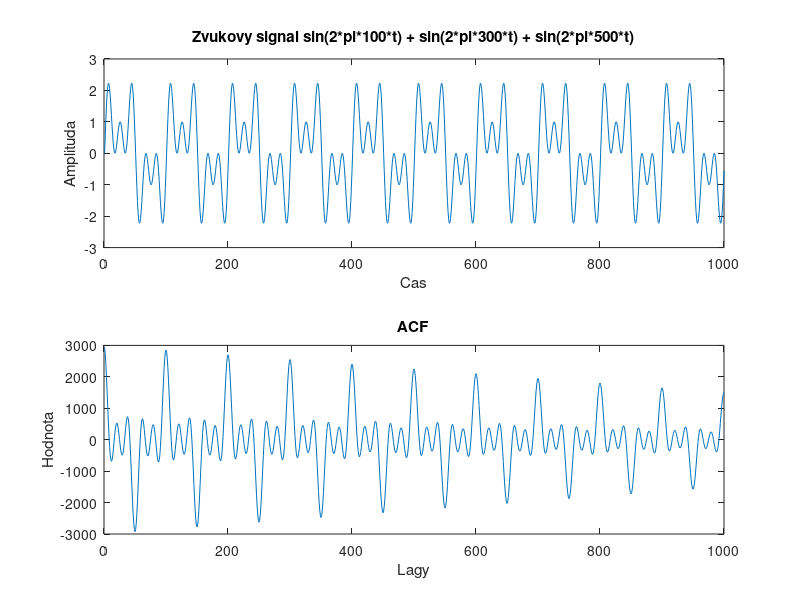

Source code (MATLAB):
pkg load control
pkg load signal
% mozne volanie existujuceho audiosuboru, ktory chceme skumat
% nemal by byt prilis dlhy (tak do 2-3 sekund, najlepsie menej)
%[x, Fs] = audioread('guitarD.wav');
%ak sa pouzije audioread, treba zakomentovat nasledovne 4 riadky
Fs=10000;
dt=1/Fs;
t=0:dt:0.2;
x=sin(2*pi*100*t) + sin(2*pi*500*t) + sin(2*pi*300*t);

% autokorelacia
N = length(x);
ACF = zeros(N,1);
for tau = 1:N
    ACF(tau) = sum(x(1:N-tau) .* x(1+tau:N));
end

subplot(2,1,1)
plot(x(1:N/2))
xlabel('Cas');
ylabel('Amplituda');
title('Zvukovy signal sin(2*pi*100*t) + sin(2*pi*300*t) + sin(2*pi*500*t)');
subplot(2,1,2)
plot(ACF(1:N/2))
xlabel('Lagy')
ylabel('Hodnota')
title('ACF');

%zvyknu sa pouzivat na indikaciu periody / frekvencie len kladne hodnoty peakov
ACF(ACF<0) = 0;

% hladanie peakov
[peaks,locations] = findpeaks(ACF);

M=[peaks,locations];

sortedM=sortrows(M,-1);

f0 = Fs/(sortedM(2,2) - sortedM(1,2))

%tento sposob so sort bol zvoleny z dovodu, ze findpeaks nie vzdy vrati lagy podla velkosti / vyznamnosti
%obzvlast je to citlive na amplitudy jednotlivych harmonickych zloziek tonu (velke amplitudy skresluju a vytvaraju takisto peaky)
%takze sa stane, ze medzi najvacsim a druhym najvacsim peakom su este tri male
%treba ich zoradit a vzdialenost medzi prvymi dvoma najvyznamnejsimi je perioda
